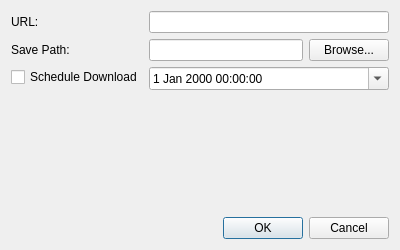
<?xml version="1.0" encoding="UTF-8"?>
<ui version="4.0">
 <class>NewDownloadDialog</class>
 <widget class="QDialog" name="NewDownloadDialog">
  <property name="geometry">
   <rect>
    <x>0</x>
    <y>0</y>
    <width>400</width>
    <height>250</height>
   </rect>
  </property>
  <property name="windowTitle">
   <string>Add New Download</string>
  </property>
  <layout class="QVBoxLayout" name="verticalLayout">
   <item>
    <layout class="QFormLayout" name="formLayout">
     <item row="0" column="0">
      <widget class="QLabel" name="label">
       <property name="text">
        <string>URL:</string>
       </property>
      </widget>
     </item>
     <item row="0" column="1">
      <widget class="QLineEdit" name="urlLineEdit"/>
     </item>
     <item row="1" column="0">
      <widget class="QLabel" name="label_2">
       <property name="text">
        <string>Save Path:</string>
       </property>
      </widget>
     </item>
     <item row="1" column="1">
      <layout class="QHBoxLayout" name="horizontalLayout">
       <item>
        <widget class="QLineEdit" name="savePathLineEdit"/>
       </item>
       <item>
        <widget class="QPushButton" name="browseButton">
         <property name="text">
          <string>Browse...</string>
         </property>
        </widget>
       </item>
      </layout>
     </item>
     <item row="2" column="0">
      <widget class="QCheckBox" name="scheduleCheckBox">
       <property name="text">
        <string>Schedule Download</string>
       </property>
      </widget>
     </item>
     <item row="2" column="1">
      <widget class="QDateTimeEdit" name="dateTimeEdit">
       <property name="calendarPopup">
        <bool>true</bool>
       </property>
      </widget>
     </item>
    </layout>
   </item>
   <item>
    <widget class="QDialogButtonBox" name="buttonBox">
     <property name="orientation">
      <enum>Qt::Horizontal</enum>
     </property>
     <property name="standardButtons">
      <set>QDialogButtonBox::Cancel|QDialogButtonBox::Ok</set>
     </property>
    </widget>
   </item>
  </layout>
 </widget>
 <resources/>
 <connections>
  <connection>
   <sender>buttonBox</sender>
   <signal>accepted()</signal>
   <receiver>NewDownloadDialog</receiver>
   <slot>accept()</slot>
   <hints>
    <hint type="sourcelabel">
     <x>248</x>
     <y>254</y>
    </hint>
    <hint type="destinationlabel">
     <x>157</x>
     <y>274</y>
    </hint>
   </hints>
  </connection>
  <connection>
   <sender>buttonBox</sender>
   <signal>rejected()</signal>
   <receiver>NewDownloadDialog</receiver>
   <slot>reject()</slot>
   <hints>
    <hint type="sourcelabel">
     <x>316</x>
     <y>260</y>
    </hint>
    <hint type="destinationlabel">
     <x>286</x>
     <y>274</y>
    </hint>
   </hints>
  </connection>
 </connections>
</ui>
